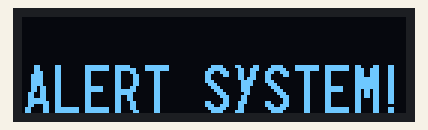
The sketch below on a simulated Arduino Uno, built with avr-gcc and run on an emulated ATmega328P. On the bench: 128×32 one-colour display.

Above: at 0.1 s.

The sketch:

displayoutput.ino
```cpp
#include <Arduino.h>
#include <U8g2lib.h>

#ifdef U8X8_HAVE_HW_SPI
#include <SPI.h>
#endif
#ifdef U8X8_HAVE_HW_I2C
#include <Wire.h>
#endif

U8G2_SSD1306_128X32_UNIVISION_F_HW_I2C u8g2(U8G2_R0);


void setup(void) {
  u8g2.begin();
}
void loop(void) {
  u8g2.clearBuffer();          // clear the internal memory
  u8g2.setFont(u8g2_font_logisoso16_tr); // choose a suitable font
  u8g2.drawStr(0,32,"ALERT SYSTEM!");  // write something to the internal memory
  u8g2.sendBuffer();          // transfer internal memory to the display
  delay(1000);
}
```
